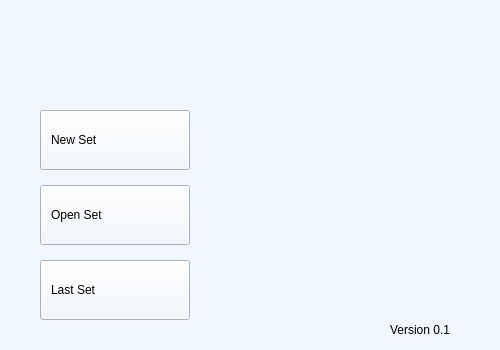
<?xml version="1.0" encoding="UTF-8"?>
<ui version="4.0">
 <class>startWindow</class>
 <widget class="QMainWindow" name="startWindow">
  <property name="geometry">
   <rect>
    <x>0</x>
    <y>0</y>
    <width>500</width>
    <height>350</height>
   </rect>
  </property>
  <property name="sizePolicy">
   <sizepolicy hsizetype="Fixed" vsizetype="Fixed">
    <horstretch>0</horstretch>
    <verstretch>0</verstretch>
   </sizepolicy>
  </property>
  <property name="minimumSize">
   <size>
    <width>500</width>
    <height>350</height>
   </size>
  </property>
  <property name="maximumSize">
   <size>
    <width>500</width>
    <height>350</height>
   </size>
  </property>
  <property name="windowTitle">
   <string>Magic Set Editor</string>
  </property>
  <property name="locale">
   <locale language="English" country="UnitedKingdom"/>
  </property>
  <widget class="QWidget" name="centralwidget">
   <property name="styleSheet">
    <string notr="true">background-color: rgb(240, 247, 255);</string>
   </property>
   <widget class="QLabel" name="titleLabel">
    <property name="geometry">
     <rect>
      <x>50</x>
      <y>20</y>
      <width>405</width>
      <height>83</height>
     </rect>
    </property>
    <property name="text">
     <string/>
    </property>
    <property name="pixmap">
     <pixmap resource="res.qrc">:/start/resource/about.png</pixmap>
    </property>
   </widget>
   <widget class="QWidget" name="layoutWidget">
    <property name="geometry">
     <rect>
      <x>40</x>
      <y>110</y>
      <width>152</width>
      <height>212</height>
     </rect>
    </property>
    <layout class="QVBoxLayout" name="verticalLayout">
     <property name="spacing">
      <number>15</number>
     </property>
     <property name="sizeConstraint">
      <enum>QLayout::SetDefaultConstraint</enum>
     </property>
     <item>
      <widget class="QPushButton" name="pushButton__new">
       <property name="minimumSize">
        <size>
         <width>150</width>
         <height>60</height>
        </size>
       </property>
       <property name="maximumSize">
        <size>
         <width>150</width>
         <height>60</height>
        </size>
       </property>
       <property name="styleSheet">
        <string notr="true">font: 14pt &quot;Ubuntu&quot;;
text-align: left;
padding-left: 10px</string>
       </property>
       <property name="text">
        <string>New Set</string>
       </property>
       <property name="icon">
        <iconset resource="res.qrc">
         <normaloff>:/start/resource/welcome_new.png</normaloff>:/start/resource/welcome_new.png</iconset>
       </property>
       <property name="iconSize">
        <size>
         <width>64</width>
         <height>64</height>
        </size>
       </property>
      </widget>
     </item>
     <item>
      <widget class="QPushButton" name="pushButton_open">
       <property name="minimumSize">
        <size>
         <width>150</width>
         <height>60</height>
        </size>
       </property>
       <property name="maximumSize">
        <size>
         <width>150</width>
         <height>60</height>
        </size>
       </property>
       <property name="styleSheet">
        <string notr="true">font: 14pt &quot;Ubuntu&quot;;
text-align: left;
padding-left: 10px</string>
       </property>
       <property name="text">
        <string>Open Set</string>
       </property>
       <property name="icon">
        <iconset resource="res.qrc">
         <normaloff>:/start/resource/welcome_open.png</normaloff>:/start/resource/welcome_open.png</iconset>
       </property>
       <property name="iconSize">
        <size>
         <width>64</width>
         <height>64</height>
        </size>
       </property>
      </widget>
     </item>
     <item>
      <widget class="QPushButton" name="pushButton_last">
       <property name="minimumSize">
        <size>
         <width>150</width>
         <height>60</height>
        </size>
       </property>
       <property name="maximumSize">
        <size>
         <width>150</width>
         <height>60</height>
        </size>
       </property>
       <property name="styleSheet">
        <string notr="true">font: 14pt &quot;Ubuntu&quot;;
text-align: left;
padding-left: 10px</string>
       </property>
       <property name="text">
        <string>Last Set</string>
       </property>
       <property name="icon">
        <iconset resource="res.qrc">
         <normaloff>:/start/resource/welcome_last.png</normaloff>:/start/resource/welcome_last.png</iconset>
       </property>
       <property name="iconSize">
        <size>
         <width>64</width>
         <height>64</height>
        </size>
       </property>
      </widget>
     </item>
    </layout>
   </widget>
   <widget class="QLabel" name="versionLabel">
    <property name="geometry">
     <rect>
      <x>390</x>
      <y>320</y>
      <width>81</width>
      <height>19</height>
     </rect>
    </property>
    <property name="text">
     <string>Version 0.1</string>
    </property>
   </widget>
  </widget>
 </widget>
 <tabstops>
  <tabstop>pushButton_new</tabstop>
  <tabstop>pushButton_open</tabstop>
  <tabstop>pushButton_last</tabstop>
 </tabstops>
 <resources>
  <include location="res.qrc"/>
 </resources>
 <connections/>
</ui>
